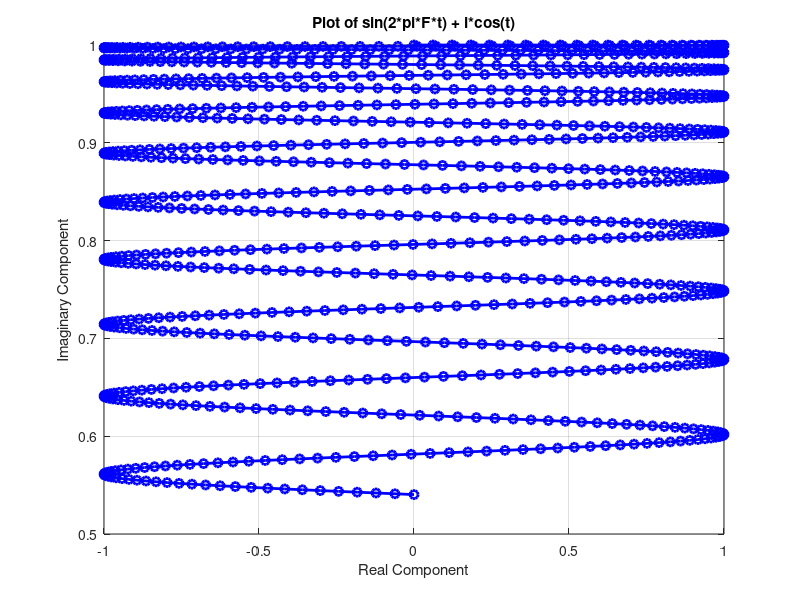

MATLAB code for this plot: (Note: this script raises an error after producing the figure.)
%% Set up the signal
F = 10; % Frequency
Fs = 1024 - 1; % Frequency of Sampling
rate = 1/Fs; % time between samples
t = (0:rate:1)'; % timeline from 0 to 1 seconds
i = sqrt(-1);

Data = sin(2*pi*F*t) + i*cos(t); % Our signal

figure();

x = real(Data);
y = imag(Data);
plot(x, y, 'bo-', 'LineWidth', 2);
title('Plot of sin(2*pi*F*t) + i*cos(t)'); 
xlabel('Real Component');
ylabel('Imaginary Component');
grid on;

%% Visualizing the FT Functions

out = ckFFT(Data);

y2 = abs(out);
x2 = 0:1:length(y2)-1;
figure();
plot(x2, y2, 'bo-', 'LineWidth', 2);
title('Cooley Tukey Algorithm');
grid on;

test = fft(Data);
figure();
y2 = abs(test);
x2 = 0:1:length(y2)-1;
plot(x2, y2, 'bo-', 'LineWidth', 2);
title('Built in FFT Commmand');
grid on;

%% FFT Function
function out = ckFFT(data)

N = length(data); % This approach only works when the length of the data is a power of 2.

if N > 2
    x0 = data(2:2:end); % split into even and odd parts
    x1 = data(1:2:end);

    even = ckFFT(x0); % Recursion
    odd = ckFFT(x1);

    arr = (0:N/2-1)'; 
    dM = exp(-1i * 2 * pi * arr / N)

    uX = odd + dM .* even; % Process the upper and lower halves of 'x'
    lX = odd - dM .* even;

    out = vertcat(uX,lX); % Combine after processing and return
else 
    odd = data(1); % Same as above, just without recursion.
    even = data(2);
    
    arr = (0:N/2-1)'; 
    dM = exp(-1i * 2 * pi * arr / N)

    uX = odd + dM .* even;
    lX = odd - dM .* even;

    out = vertcat(uX,lX);
end

end